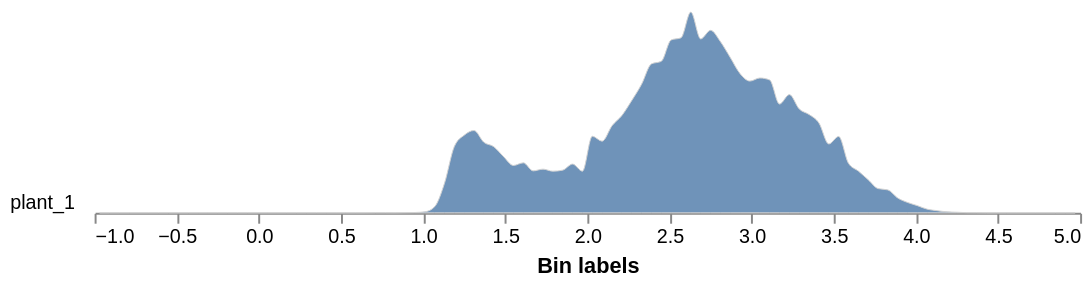

This figure's notebook cell:
### Code cell
# SR (Simple Ratio) - another general vegetation vigor index
# Calculate the index for the whole image
sr_index = pcv.spectral_index.sr(ms, distance=55)
sr_index.array_type = "index_sr"  # workaround: set manually since spectral_index functions don't set this
# Graph the histogram of the spectral index, masking so that you only have the plant
sr_output=pcv.analyze.spectral_index(index_img=sr_index, labeled_mask=kept_mask,
                           min_bin=-1, max_bin=5, label="plant")
# Pseudocolor the image as a visualization
sr_img = pcv.visualize.pseudocolor(gray_img = sr_index.array_data, mask=kept_mask, cmap='jet', 
                                           min_value=-0.25, max_value=5)

### Figure 1 — Vega-Lite specification as saved in the notebook (floating-point values rounded to 4 significant figures)
{"config": {"view": {"continuousWidth": 300, "continuousHeight": 300, "stroke": null}, "axis": {"grid": false}, "facet": {"columns": 1, "spacing": 0}, "title": {"anchor": "end"}}, "data": {"name": "data-512f3ead44958df6ee47796ddd55f30d"}, "facet": {"field": "sample", "header": {"labelAngle": 0, "labelAlign": "left", "labelOrient": "left"}, "title": null, "type": "nominal"}, "spec": {"mark": {"type": "area", "fillOpacity": 0.8, "interpolate": "monotone", "stroke": "lightgray", "strokeWidth": 0.5}, "encoding": {"x": {"field": "label", "title": "Bin labels", "type": "quantitative"}, "y": {"axis": null, "field": "value", "scale": {"range": [10, -100]}, "type": "quantitative"}}, "height": 10, "width": 500}, "bounds": "flush", "$schema": "https://vega.github.io/schema/vega-lite/v5.20.1.json", "datasets": {"data-512f3ead44958df6ee47796ddd55f30d": [{"sample": "plant_1", "value": 0.0, "label": -0.97}, {"sample": "plant_1", "value": 0.0, "label": -0.91}, {"sample": "plant_1", "value": 0.0, "label": -0.85}, {"sample": "plant_1", "value": 0.0, "label": -0.79}, {"sample": "plant_1", "value": 0.0, "label": -0.73}, {"sample": "plant_1", "value": 0.0, "label": -0.67}, {"sample": "plant_1", "value": 0.0, "label": -0.61}, {"sample": "plant_1", "value": 0.0, "label": -0.55}, {"sample": "plant_1", "value": 0.0, "label": -0.49}, {"sample": "plant_1", "value": 0.0, "label": -0.43}, {"sample": "plant_1", "value": 0.0, "label": -0.37}, {"sample": "plant_1", "value": 0.0, "label": -0.31}, {"sample": "plant_1", "value": 0.0, "label": -0.25}, {"sample": "plant_1", "value": 0.0, "label": -0.19}, {"sample": "plant_1", "value": 0.0, "label": -0.13}, {"sample": "plant_1", "value": 0.0, "label": -0.07}, {"sample": "plant_1", "value": 0.0, "label": -0.01}, {"sample": "plant_1", "value": 0.0, "label": 0.05}, {"sample": "plant_1", "value": 0.0, "label": 0.11}, {"sample": "plant_1", "value": 0.0, "label": 0.17}, {"sample": "plant_1", "value": 0.0, "label": 0.23}, {"sample": "plant_1", "value": 0.0, "label": 0.29}, {"sample": "plant_1", "value": 0.0, "label": 0.35}, {"sample": "plant_1", "value": 0.0, "label": 0.41}, {"sample": "plant_1", "value": 0.0, "label": 0.47}, {"sample": "plant_1", "value": 0.0, "label": 0.53}, {"sample": "plant_1", "value": 0.0, "label": 0.59}, {"sample": "plant_1", "value": 0.0, "label": 0.65}, {"sample": "plant_1", "value": 0.002075, "label": 0.71}, {"sample": "plant_1", "value": 0.002075, "label": 0.77}, {"sample": "plant_1", "value": 0.001037, "label": 0.83}, {"sample": "plant_1", "value": 0.005187, "label": 0.89}, {"sample": "plant_1", "value": 0.0083, "label": 0.95}, {"sample": "plant_1", "value": 0.02386, "label": 1.01}, {"sample": "plant_1", "value": 0.1411, "label": 1.07}, {"sample": "plant_1", "value": 0.6816, "label": 1.13}, {"sample": "plant_1", "value": 1.53, "label": 1.19}, {"sample": "plant_1", "value": 1.791, "label": 1.25}, {"sample": "plant_1", "value": 1.9, "label": 1.31}, {"sample": "plant_1", "value": 1.628, "label": 1.37}, {"sample": "plant_1", "value": 1.527, "label": 1.43}, {"sample": "plant_1", "value": 1.297, "label": 1.49}, {"sample": "plant_1", "value": 1.093, "label": 1.55}, {"sample": "plant_1", "value": 1.154, "label": 1.61}, {"sample": "plant_1", "value": 0.969, "label": 1.67}, {"sample": "plant_1", "value": 1.008, "label": 1.73}, {"sample": "plant_1", "value": 0.9617, "label": 1.79}, {"sample": "plant_1", "value": 0.9856, "label": 1.85}, {"sample": "plant_1", "value": 1.125, "label": 1.91}, {"sample": "plant_1", "value": 0.9607, "label": 1.97}, {"sample": "plant_1", "value": 1.767, "label": 2.03}, {"sample": "plant_1", "value": 1.654, "label": 2.09}, {"sample": "plant_1", "value": 2.008, "label": 2.15}, {"sample": "plant_1", "value": 2.244, "label": 2.21}, {"sample": "plant_1", "value": 2.589, "label": 2.27}, {"sample": "plant_1", "value": 2.966, "label": 2.33}, {"sample": "plant_1", "value": 3.436, "label": 2.39}, {"sample": "plant_1", "value": 3.494, "label": 2.45}, {"sample": "plant_1", "value": 3.988, "label": 2.51}, {"sample": "plant_1", "value": 4.037, "label": 2.57}, {"sample": "plant_1", "value": 4.63, "label": 2.63}, {"sample": "plant_1", "value": 4.012, "label": 2.69}, {"sample": "plant_1", "value": 4.209, "label": 2.75}, {"sample": "plant_1", "value": 3.951, "label": 2.81}, {"sample": "plant_1", "value": 3.583, "label": 2.87}, {"sample": "plant_1", "value": 3.21, "label": 2.93}, {"sample": "plant_1", "value": 3.04, "label": 2.99}, {"sample": "plant_1", "value": 3.11, "label": 3.05}, {"sample": "plant_1", "value": 3.065, "label": 3.11}, {"sample": "plant_1", "value": 2.51, "label": 3.17}, {"sample": "plant_1", "value": 2.727, "label": 3.23}, {"sample": "plant_1", "value": 2.396, "label": 3.29}, {"sample": "plant_1", "value": 2.268, "label": 3.35}, {"sample": "plant_1", "value": 2.073, "label": 3.41}, {"sample": "plant_1", "value": 1.589, "label": 3.47}, {"sample": "plant_1", "value": 1.762, "label": 3.53}, {"sample": "plant_1", "value": 1.143, "label": 3.59}, {"sample": "plant_1", "value": 0.9627, "label": 3.65}, {"sample": "plant_1", "value": 0.7625, "label": 3.71}, {"sample": "plant_1", "value": 0.5602, "label": 3.77}, {"sample": "plant_1", "value": 0.5301, "label": 3.83}, {"sample": "plant_1", "value": 0.3424, "label": 3.89}, {"sample": "plant_1", "value": 0.2396, "label": 3.95}, {"sample": "plant_1", "value": 0.166, "label": 4.01}, {"sample": "plant_1", "value": 0.08403, "label": 4.07}, {"sample": "plant_1", "value": 0.05083, "label": 4.13}, {"sample": "plant_1", "value": 0.02386, "label": 4.19}, {"sample": "plant_1", "value": 0.01452, "label": 4.25}, {"sample": "plant_1", "value": 0.005187, "label": 4.31}, {"sample": "plant_1", "value": 0.003112, "label": 4.37}, {"sample": "plant_1", "value": 0.0, "label": 4.43}, {"sample": "plant_1", "value": 0.0, "label": 4.49}, {"sample": "plant_1", "value": 0.0, "label": 4.55}, {"sample": "plant_1", "value": 0.0, "label": 4.61}, {"sample": "plant_1", "value": 0.0, "label": 4.67}, {"sample": "plant_1", "value": 0.0, "label": 4.73}, {"sample": "plant_1", "value": 0.0, "label": 4.79}, {"sample": "plant_1", "value": 0.0, "label": 4.85}, {"sample": "plant_1", "value": 0.0, "label": 4.91}, {"sample": "plant_1", "value": 0.0, "label": 4.97}]}}
